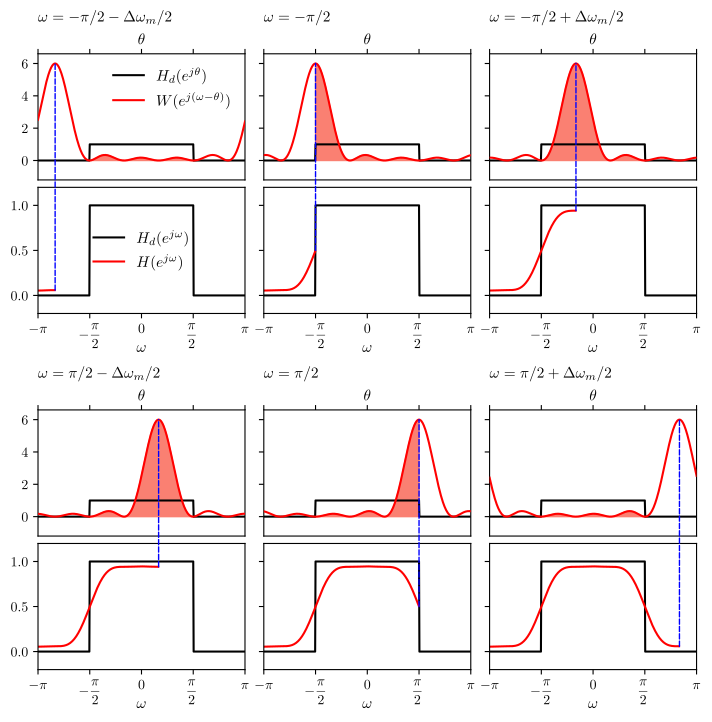

The script that saved this image:
import matplotlib.pyplot as plt
import numpy as np
from scipy import signal
from matplotlib.patches import ConnectionPatch


__author__ = 'ernesto'

plt.rcParams['text.usetex'] = True
plt.rcParams['text.latex.preview'] = True
plt.rcParams['text.latex.preamble'] = [r'\usepackage{amsmath}']


# auxiliar function for plot ticks of equal length in x and y axis despite its scales.
def convert_display_to_data_coordinates(transData, length=10):
    # create a transform which will take from display to data coordinates
    inv = transData.inverted()
    # transform from display coordinates to data coordinates in x axis
    data_coords = inv.transform([(0, 0), (length, 0)])
    # get the length of the segment in data units
    yticks_len = data_coords[1, 0] - data_coords[0, 0]
    # transform from display coordinates to data coordinates in y axis
    data_coords = inv.transform([(0, 0), (0, length)])
    # get the length of the segment in data units
    xticks_len = data_coords[1, 1] - data_coords[0, 1]
    return xticks_len, yticks_len


# parámetros. Largo del truncamiento y frecuencia de corte del pasabajos ideal
M = 12
wc = np.pi / 2

# rango de frecuencia
wmin = -np.pi
wmax = np.pi

# número de muestras en frecuencia. se elige así para que los cruces por cero
# coincidan con un muestra de frecuencia: nw = K * (M + 1) + 1.
nw = 40 * (M + 1) + 1
w = np.linspace(wmin, wmax, nw)
# muestra correspondiente a la frecuencia w=0
w0 = round((nw - 1) / 2)
# espectro de la ventana triangular
#W = np.sin(w * (M + 1) / 2) / np.sin(w / 2)
W = 2 * ((np.sin(w * M / 4) / np.sin(w / 2)) ** 2) / M
W[w0] = M / 2
# separación entre muestras de frecuencia
Dw = 2 * np.pi / (nw - 1)
# número de muestras entre 0 y pi/2. w[w0 + wpi2] = pi/2
wpi2 = round((np.pi / 2) / Dw)
# número de muestras entre 0 y el primer cruce por cero.
wpl = round(2 * np.pi / (M + 1) / Dw)
wpl = round(4 * np.pi / M / Dw)
# espectro del filtro ideal
Hi = np.zeros(w.shape)
Hi[w0 - wpi2: w0 + wpi2 + 1] = 1

# Respuesta en frecuencia del filtro enventanado
n = np.arange(M/2 + 1)
hn = np.sin(wc * n) / (np.pi * n)
hn[0] = wc / np.pi
hn = np.concatenate((np.flip(hn[1:]), hn)) * signal.windows.bartlett(M + 1)
_, H = signal.freqz(hn, 1, worN=w[w0:], whole=False, plot=None, fs=2*np.pi, include_nyquist=True)
# se elimina el componente de fase lineal para que Hz sea real
H = np.real(H * np.exp(1j * w[w0:] * M / 2))
H = np.concatenate((np.flip(H[1:]), H))

# Pruebas
plt.figure(0)
plt.plot(w, Hi, 'k-')
plt.plot(w, H, 'r-')
plt.grid()

plt.figure(1)
ax = plt.subplot2grid((4, 1), (0, 0), rowspan=4, colspan=1)
W1 = np.roll(W, -(wpi2+wpl))
plt.plot(w, Hi, 'k-')
plt.plot(w, W1, 'r-')
ax.fill_between(w[w0 - wpi2: w0 + wpi2 + 1], W1[w0 - wpi2: w0 + wpi2 + 1])
plt.grid()

plt.figure(2)
plt.plot(w, W, 'r-')
plt.grid()

# Gráfica

# valores maximos y minimos de los ejes
dx = 0.6
xmax_ax = wmax
xmin_ax = wmin
ymax_ax1 = 1.1 * M / 2
ymin_ax1 = -0.2 * M / 2
ymax_ax2 = 1.2
ymin_ax2 = -0.2

# length of the ticks for all subplot (6 pixels)
display_length = 7  # in pixels
# x y ticks labels margin
xtm = -0.9
xtm2 = -1.5
ytm = -0.2
# font size
fontsize = 11
fontsize2 = 10
labpadx1 = 0
labpadx2 = -5
ytit = ymax_ax1 + 2

xticks = np.linspace(wmin, wmax, 5)
xticks_labels = ['$-\pi$', '$-\dfrac{\pi}{2}$', '$0$', '$\dfrac{\pi}{2}$', '$\pi$']

fig = plt.figure(3, figsize=(8.5, 8), frameon=False)

ax1b = plt.subplot2grid((14, 6), (0, 0), rowspan=3, colspan=2)

plt.xlim(xmin_ax, xmax_ax)
plt.ylim(ymin_ax1, ymax_ax1)

Wi = np.roll(W, -(wpi2 + wpl))
plt.plot(w, Hi, 'k-', lw=1.5, label=r'$H_d(e^{j\theta})$', zorder=20)
plt.plot(w, Wi, 'r-', zorder=30, label=r'$W(e^{j(\omega-\theta)})$')
ax1b.fill_between(w[w0 - wpi2: w0 + wpi2 + 1], Wi[w0 - wpi2: w0 + wpi2 + 1], color='salmon', zorder=10)
plt.xticks(xticks, [], usetex=True)
plt.legend(loc='upper right', fontsize=fontsize, frameon=False, framealpha=1)
plt.text(xmin_ax, ytit, '$\omega=-\pi/2-\Delta\omega_m/2$', ha='left', va='baseline', fontsize=fontsize)
ax1b.xaxis.set_label_position('top')
ax1b.xaxis.tick_top()
plt.xlabel(r'$\theta$', labelpad=labpadx1, fontsize=fontsize)

ax1a = plt.subplot2grid((14, 6), (3, 0), rowspan=3, colspan=2)
plt.xlim(xmin_ax, xmax_ax)
plt.ylim(ymin_ax2, ymax_ax2)
plt.plot(w, Hi, 'k-', lw=1.5, label=r'$H_d(e^{j\omega})$')
wi = w0 - (wpi2 + wpl)
plt.plot(w[0: wi], H[0: wi], 'r', label=r'$H(e^{j\omega})$')
plt.legend(loc='center', fontsize=fontsize, frameon=False, framealpha=1)
plt.xticks(xticks, xticks_labels, usetex=True)
plt.xlabel(r'$\omega$', labelpad=labpadx2, fontsize=fontsize)

con = ConnectionPatch(xyA=(w[wi], H[wi]), xyB=(w[wi], Wi[wi]), coordsA="data", coordsB="data",
                      axesA=ax1a, axesB=ax1b, color='b', lw=1, linestyle='dashed', zorder=10)
ax1a.add_artist(con)
##################################################
##################################################
ax2b = plt.subplot2grid((14, 6), (0, 2), rowspan=3, colspan=2)

plt.xlim(xmin_ax, xmax_ax)
plt.ylim(ymin_ax1, ymax_ax1)

Wi = np.roll(W, -wpi2)
plt.plot(w, Hi, 'k-', lw=1.5, label=r'$H_d(e^{j\theta})$', zorder=20)
plt.plot(w, Wi, 'r-', zorder=30, label=r'$W(e^{j(\omega-\theta)})$')
ax2b.fill_between(w[w0 - wpi2: w0 + wpi2 + 1], Wi[w0 - wpi2: w0 + wpi2 + 1], color='salmon', zorder=10)
plt.xticks(xticks, [], usetex=True)
plt.text(xmin_ax, ytit, '$\omega=-\pi/2$', ha='left', va='baseline', fontsize=fontsize)
ax2b.xaxis.set_label_position('top')
ax2b.xaxis.tick_top()
plt.xlabel(r'$\theta$', labelpad=labpadx1, fontsize=fontsize)
ax2b.set_yticklabels([])

ax2a = plt.subplot2grid((14, 6), (3, 2), rowspan=3, colspan=2)
plt.xlim(xmin_ax, xmax_ax)
plt.ylim(ymin_ax2, ymax_ax2)
plt.plot(w, Hi, 'k-', lw=1.5, label=r'$H_d(e^{j\omega})$')
wi = w0 - wpi2
plt.plot(w[0: wi], H[0: wi], 'r', label=r'$H(e^{j\omega})$')
plt.xticks(xticks, xticks_labels, usetex=True)
plt.xlabel(r'$\omega$', labelpad=labpadx2, fontsize=fontsize)
ax2a.set_yticklabels([])

con = ConnectionPatch(xyA=(w[wi], H[wi]), xyB=(w[wi], Wi[wi]), coordsA="data", coordsB="data",
                      axesA=ax2a, axesB=ax2b, color='b', lw=1, linestyle='dashed', zorder=10)
ax2a.add_artist(con)
##################################################
##################################################
ax3b = plt.subplot2grid((14, 6), (0, 4), rowspan=3, colspan=2)

plt.xlim(xmin_ax, xmax_ax)
plt.ylim(ymin_ax1, ymax_ax1)

Wi = np.roll(W, -wpi2 + wpl)
plt.plot(w, Hi, 'k-', lw=1.5, label=r'$H_d(e^{j\theta})$', zorder=20)
plt.plot(w, Wi, 'r-', zorder=30, label=r'$W(e^{j(\omega-\theta)})$')
ax3b.fill_between(w[w0 - wpi2: w0 + wpi2 + 1], Wi[w0 - wpi2: w0 + wpi2 + 1], color='salmon', zorder=10)
plt.xticks(xticks, [], usetex=True)
plt.text(xmin_ax, ytit, '$\omega=-\pi/2+\Delta\omega_m/2$', ha='left', va='baseline', fontsize=fontsize)
ax3b.xaxis.set_label_position('top')
ax3b.xaxis.tick_top()
plt.xlabel(r'$\theta$', labelpad=labpadx1, fontsize=fontsize)
ax3b.set_yticklabels([])

ax3a = plt.subplot2grid((14, 6), (3, 4), rowspan=3, colspan=2)
plt.xlim(xmin_ax, xmax_ax)
plt.ylim(ymin_ax2, ymax_ax2)
plt.plot(w, Hi, 'k-', lw=1.5, label=r'$H_d(e^{j\omega})$')
wi = w0 - wpi2 + wpl
plt.plot(w[0: wi], H[0: wi], 'r', label=r'$H(e^{j\omega})$')
plt.xticks(xticks, xticks_labels, usetex=True)
plt.xlabel(r'$\omega$', labelpad=labpadx2, fontsize=fontsize)
ax3a.set_yticklabels([])

con = ConnectionPatch(xyA=(w[wi], H[wi]), xyB=(w[wi], Wi[wi]), coordsA="data", coordsB="data",
                      axesA=ax3a, axesB=ax3b, color='b', lw=1, linestyle='dashed', zorder=10)
ax3a.add_artist(con)
##################################################
##################################################
ax4b = plt.subplot2grid((14, 6), (8, 0), rowspan=3, colspan=2)

plt.xlim(xmin_ax, xmax_ax)
plt.ylim(ymin_ax1, ymax_ax1)

Wi = np.roll(W, wpi2 - wpl)
plt.plot(w, Hi, 'k-', lw=1.5, label=r'$H_d(e^{j\theta})$', zorder=20)
plt.plot(w, Wi, 'r-', zorder=30, label=r'$W(e^{j(\omega-\theta)})$')
ax4b.fill_between(w[w0 - wpi2: w0 + wpi2 + 1], Wi[w0 - wpi2: w0 + wpi2 + 1], color='salmon', zorder=10)
plt.xticks(xticks, [], usetex=True)
plt.text(xmin_ax, ytit, '$\omega=\pi/2-\Delta\omega_m/2$', ha='left', va='baseline', fontsize=fontsize)
ax4b.xaxis.set_label_position('top')
ax4b.xaxis.tick_top()
plt.xlabel(r'$\theta$', labelpad=labpadx1, fontsize=fontsize)


ax4a = plt.subplot2grid((14, 6), (11, 0), rowspan=3, colspan=2)
plt.xlim(xmin_ax, xmax_ax)
plt.ylim(ymin_ax2, ymax_ax2)
plt.plot(w, Hi, 'k-', lw=1.5, label=r'$H_d(e^{j\omega})$')
wi = w0 + wpi2 - wpl
plt.plot(w[0: wi], H[0: wi], 'r', label=r'$H(e^{j\omega})$')
plt.xticks(xticks, xticks_labels, usetex=True)
plt.xlabel(r'$\omega$', labelpad=labpadx2, fontsize=fontsize)

con = ConnectionPatch(xyA=(w[wi], H[wi]), xyB=(w[wi], Wi[wi]), coordsA="data", coordsB="data",
                      axesA=ax4a, axesB=ax4b, color='b', lw=1, linestyle='dashed', zorder=10)
ax4a.add_artist(con)
##################################################
##################################################
ax5b = plt.subplot2grid((14, 6), (8, 2), rowspan=3, colspan=2)

plt.xlim(xmin_ax, xmax_ax)
plt.ylim(ymin_ax1, ymax_ax1)

Wi = np.roll(W, wpi2)
plt.plot(w, Hi, 'k-', lw=1.5, label=r'$H_d(e^{j\theta})$', zorder=20)
plt.plot(w, Wi, 'r-', zorder=30, label=r'$W(e^{j(\omega-\theta)})$')
ax5b.fill_between(w[w0 - wpi2: w0 + wpi2 + 1], Wi[w0 - wpi2: w0 + wpi2 + 1], color='salmon', zorder=10)
plt.xticks(xticks, [], usetex=True)
plt.text(xmin_ax, ytit, '$\omega=\pi/2$', ha='left', va='baseline', fontsize=fontsize)
ax5b.xaxis.set_label_position('top')
ax5b.xaxis.tick_top()
plt.xlabel(r'$\theta$', labelpad=labpadx1, fontsize=fontsize)
ax5b.set_yticklabels([])

ax5a = plt.subplot2grid((14, 6), (11, 2), rowspan=3, colspan=2)
plt.xlim(xmin_ax, xmax_ax)
plt.ylim(ymin_ax2, ymax_ax2)
plt.plot(w, Hi, 'k-', lw=1.5, label=r'$H_d(e^{j\omega})$')
wi = w0 + wpi2
plt.plot(w[0: wi], H[0: wi], 'r', label=r'$H(e^{j\omega})$')
plt.xticks(xticks, xticks_labels, usetex=True)
plt.xlabel(r'$\omega$', labelpad=labpadx2, fontsize=fontsize)
ax5a.set_yticklabels([])

con = ConnectionPatch(xyA=(w[wi], H[wi]), xyB=(w[wi], Wi[wi]), coordsA="data", coordsB="data",
                      axesA=ax5a, axesB=ax5b, color='b', lw=1, linestyle='dashed', zorder=10)
ax5a.add_artist(con)
##################################################
##################################################
ax6b = plt.subplot2grid((14, 6), (8, 4), rowspan=3, colspan=2)

plt.xlim(xmin_ax, xmax_ax)
plt.ylim(ymin_ax1, ymax_ax1)

Wi = np.roll(W, wpi2 + wpl)
plt.plot(w, Hi, 'k-', lw=1.5, label=r'$H_d(e^{j\theta})$', zorder=20)
plt.plot(w, Wi, 'r-', zorder=30, label=r'$W(e^{j(\omega-\theta)})$')
ax6b.fill_between(w[w0 - wpi2: w0 + wpi2 + 1], Wi[w0 - wpi2: w0 + wpi2 + 1], color='salmon', zorder=10)
plt.xticks(xticks, [], usetex=True)
plt.text(xmin_ax, ytit, '$\omega=\pi/2+\Delta\omega_m/2$', ha='left', va='baseline', fontsize=fontsize)
ax6b.xaxis.set_label_position('top')
ax6b.xaxis.tick_top()
plt.xlabel(r'$\theta$', labelpad=labpadx1, fontsize=fontsize)
ax6b.set_yticklabels([])

ax6a = plt.subplot2grid((14, 6), (11, 4), rowspan=3, colspan=2)
plt.xlim(xmin_ax, xmax_ax)
plt.ylim(ymin_ax2, ymax_ax2)
plt.plot(w, Hi, 'k-', lw=1.5, label=r'$H_d(e^{j\omega})$')
wi = w0 + wpi2 + wpl
plt.plot(w[0: wi], H[0: wi], 'r', label=r'$H(e^{j\omega})$')
plt.xticks(xticks, xticks_labels, usetex=True)
plt.xlabel(r'$\omega$', labelpad=labpadx2, fontsize=fontsize)
ax6a.set_yticklabels([])

con = ConnectionPatch(xyA=(w[wi], H[wi]), xyB=(w[wi], Wi[wi]), coordsA="data", coordsB="data",
                      axesA=ax6a, axesB=ax6b, color='b', lw=1, linestyle='dashed', zorder=10)
ax6a.add_artist(con)
##################################################
##################################################
# save as pdf image
plt.savefig('filter_design_windowing_convolution_ripple_bartlett.pdf', bbox_inches='tight')

plt.show()
